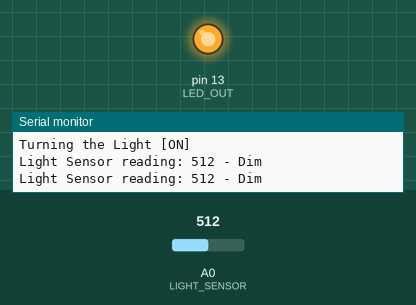
The sketch below on a simulated Arduino Uno, built with avr-gcc and run on an emulated ATmega328P. Parts: output pins drawn as LEDs (lit = HIGH), the last lines printed to the serial monitor. The test bench sets the inputs (shaded band); at power-on: A0 (LIGHT_SENSOR) = 512.

Above: at 1.3 s.
1.4 s: A0 (LIGHT_SENSOR) set to 482
At 2.7 s:
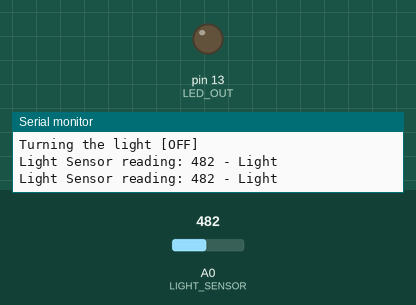
3.0 s: A0 (LIGHT_SENSOR) set to 511
At 4.0 s:
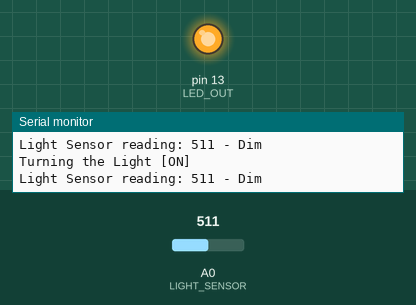
4.5 s: A0 (LIGHT_SENSOR) set to 306
Timing chart, 0 to 7.5 s (numbered marks = the images above; inputs shaded):
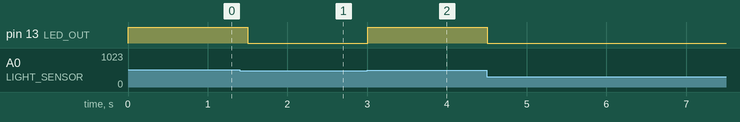

Measured:
- the behaviour switches between 500 and 499 on A0 (LIGHT_SENSOR) (found by bisection; images 0 and 1)
- after the input at 1.4 s, pin 13 (LED_OUT): HIGH → LOW after 0.10 s
- after the input at 3.0 s, pin 13 (LED_OUT): LOW → HIGH at once

The sketch:

night-lamp.ino
```cpp
/*
 * If light is less then threshold => Turn on light
 * If light is more then threshold => Turn off light
 * If light is on more then X milliseconds => Turn off light
 */

#define LIGHT_SENSOR A0   // the light sensor is connected to analog pin 0
#define LED_OUT 13 // integrated led which will be used as "night-lamp"
#define LIGHT_ON_INTERVAL_MILLI 5000 // Defined interval until "night-lamp overheat", value is represented in milliseconds

//Light upper-threshold values by light type
#define VERY_BRIGHT 100
#define BRIGHT 200
#define LIGHT 500
#define DIM 900

int sensorReading = 0;  // variable to store the value read from the sensor pin
unsigned long startLightOnTimeMillis = 0;

void setup() {
  Serial.begin(9600);
  pinMode(LED_OUT, OUTPUT);
}

void loop() {

  sensorReading = analogRead(LIGHT_SENSOR);

  printSensorReading(sensorReading);

  /*
    Manipulation of "Night - lamp"
  */

  if(sensorReading > LIGHT && digitalRead(LED_OUT) == LOW) // Turning the night-light [ON] when sensor gets in [DIM] environement
  {
    Serial.println("Turning the Light [ON]");
    digitalWrite(LED_OUT, HIGH);

    startLightOnTimeMillis = millis();
  }
  else if (digitalRead(LED_OUT) == HIGH && sensorReading < LIGHT) // Turning the night-light [OFF] when sensor gets in [LIGHT] or lighter environement
  {
    Serial.println("Turning the light [OFF]");
    digitalWrite(LED_OUT, LOW);

    startLightOnTimeMillis = 0;
  }
  else if (digitalRead(LED_OUT) == HIGH && (millis() - startLightOnTimeMillis) > LIGHT_ON_INTERVAL_MILLI) // turning the night-light [OFF] when LIGHT_INTERVAL runs out
  {
    Serial.println("Turning the light [OFF]");
    digitalWrite(LED_OUT, LOW);

    startLightOnTimeMillis = 0;
  }


  delay(500);  // delay to avoid overloading the serial port buffer
}

void printSensorReading(int sensorReading)
{
  Serial.print("Light Sensor reading: ");
  Serial.print(sensorReading);

  if(sensorReading < VERY_BRIGHT)
  {
    Serial.println(" - Very bright");
  }
  else if(sensorReading < BRIGHT)
  {
    Serial.println(" - Bright");
  }
  else if(sensorReading < LIGHT)
  {
    Serial.println(" - Light");
  }
  else if(sensorReading < DIM)
  {
    Serial.println(" - Dim");
  }
  else
  {
    Serial.println(" - Dark");
  }
}
```
